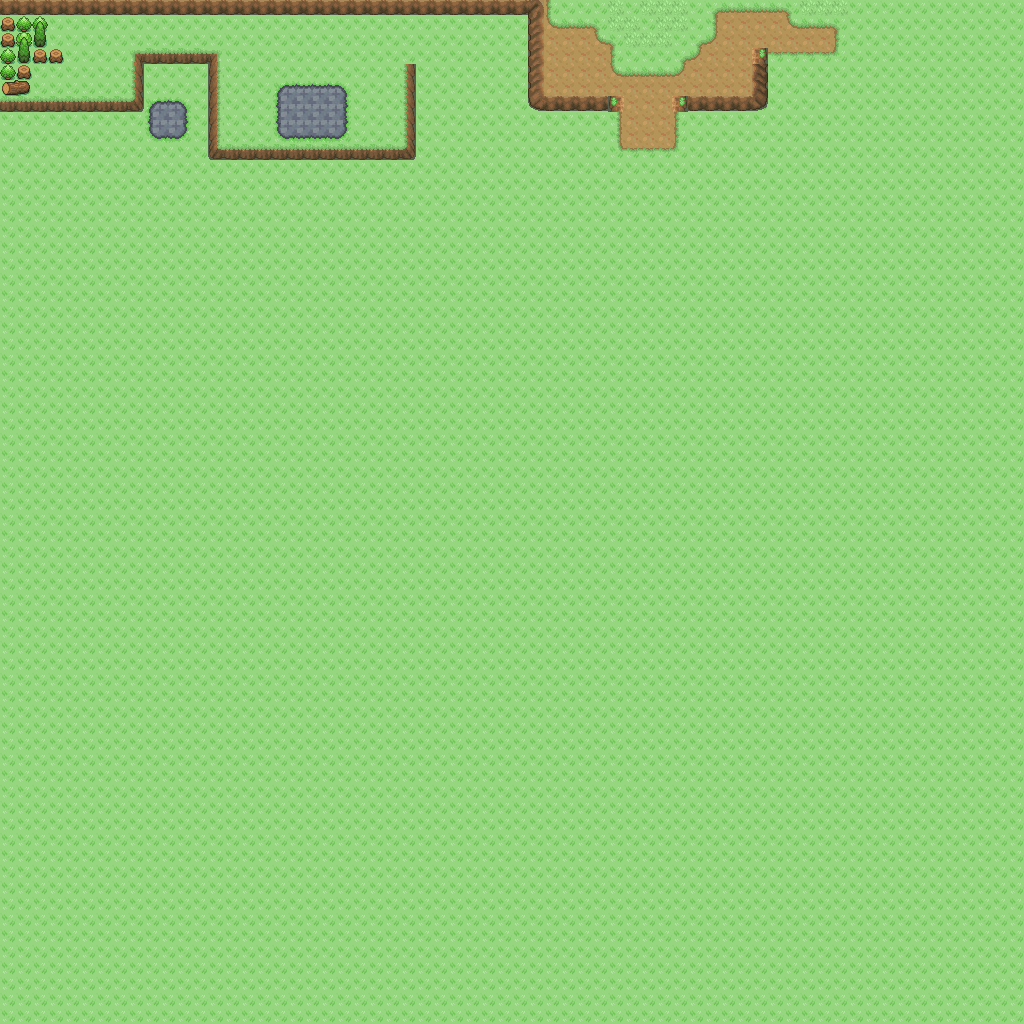

A level layout from a 2D game, rendered from its tile map. Below: a short description, then the map file with tile-grid data replaced by summaries:
An orthogonal 64x64 tile map with 16x16 px tiles, 4 tile layers (background, scenery1, graphics, scenery2) and 28 objects.

<map version="1.0" orientation="orthogonal" renderorder="right-down" width="64" height="64" tilewidth="16" tileheight="16" nextobjectid="213">
 <tileset firstgid="1" name="pokedawn" tilewidth="16" tileheight="16" spacing="2" margin="1" tilecount="25651">
  <image source="../tiles/pokedawn_gutter.png" width="2048" height="4096" />
 </tileset>
 <layer name="background" width="64" height="64">
  <data>[4096 cells, 4096 non-empty, 10 distinct tile ids]</data>
 </layer>
 <layer name="scenery1" width="64" height="64">
  <data>[4096 cells, 2 non-empty, 2 distinct tile ids]</data>
 </layer>
 <layer name="graphics" width="64" height="64">
  <data>[4096 cells, 227 non-empty, 28 distinct tile ids]</data>
 </layer>
 <layer name="scenery2" width="64" height="64">
  <data>[4096 cells, 73 non-empty, 18 distinct tile ids]</data>
 </layer>
 <objectgroup name="ground">
  <object id="156" x="-4" y="100" width="148" height="12" />
  <object id="157" x="132" y="52" width="12" height="60" />
  <object id="158" x="132" y="52" width="84" height="12" />
  <object id="159" x="208" y="52" width="12" height="108" />
  <object id="161" x="208" y="148" width="208" height="12" />
  <object id="162" x="404" y="64" width="12" height="96" />
  <object id="163" x="-8" y="-12" width="552" height="28" />
  <object id="164" x="528" y="0" width="16" height="108" />
  <object id="165" x="528" y="96" width="92" height="12" />
  <object id="166" x="672" y="96" width="92" height="12" />
  <object id="168" x="752" y="48" width="16" height="60" />
  <object id="170" x="548" y="-52" width="512" height="48" />
  <object id="172" x="0" y="16" width="48" height="48" />
  <object id="173" x="0" y="64" width="32" height="32" />
  <object id="176" x="48" y="48" width="16" height="16" />
  <object id="181" x="-32" y="112" width="32" height="912" />
  <object id="183" x="1024" y="0" width="16" height="1024" />
  <object id="186" x="-16" y="1024" width="1056" height="16" />
 </objectgroup>
 <objectgroup name="pickups">
  <object id="147" x="32" y="64" width="16" height="16">
   <properties>
    <property name="ItemType" value="acceleration" />
    <property name="woodpile" value="" />
   </properties>
  </object>
  <object id="148" x="112" y="80" width="16" height="16">
   <properties>
    <property name="ItemType" value="invincibility" />
    <property name="plant" value="" />
   </properties>
  </object>
  <object id="151" x="256" y="64" width="16" height="16">
   <properties>
    <property name="ItemType" value="acceleration" />
    <property name="woodpile" value="" />
   </properties>
  </object>
  <object id="190" x="304" y="64" width="16" height="16">
   <properties>
    <property name="ItemType" value="invincibility" />
    <property name="woodpile" value="" />
   </properties>
  </object>
 </objectgroup>
 <objectgroup name="spawn">
  <object id="154" x="80" y="140" width="16" height="16">
   <properties>
    <property name="BulletProperties" value="twin fire" />
    <property name="Decorators" value="fire" />
    <property name="EnemyType" value="beastaxe" />
    <property name="monster" value="" />
   </properties>
  </object>
  <object id="200" x="320" y="176" width="16" height="16">
   <properties>
    <property name="Decorators" value="none" />
    <property name="EnemyType" value="goo" />
    <property name="monster" value="" />
   </properties>
  </object>
  <object id="201" x="160" y="112" width="16" height="16">
   <properties>
    <property name="Decorators" value="none" />
    <property name="EnemyType" value="feather" />
    <property name="monster" value="" />
   </properties>
  </object>
  <object id="202" x="176" y="176" width="16" height="16">
   <properties>
    <property name="BulletProperties" value="twin fire" />
    <property name="Decorators" value="fire" />
    <property name="EnemyType" value="fanghood" />
    <property name="monster" value="" />
   </properties>
  </object>
  <object id="203" x="252" y="180" width="16" height="16">
   <properties>
    <property name="Decorators" value="none" />
    <property name="EnemyType" value="floateye" />
    <property name="monster" value="" />
   </properties>
  </object>
 </objectgroup>
 <objectgroup name="player">
  <object id="180" x="68" y="32" width="16" height="16">
   <properties>
    <property name="player" value="" />
   </properties>
  </object>
 </objectgroup>
</map>